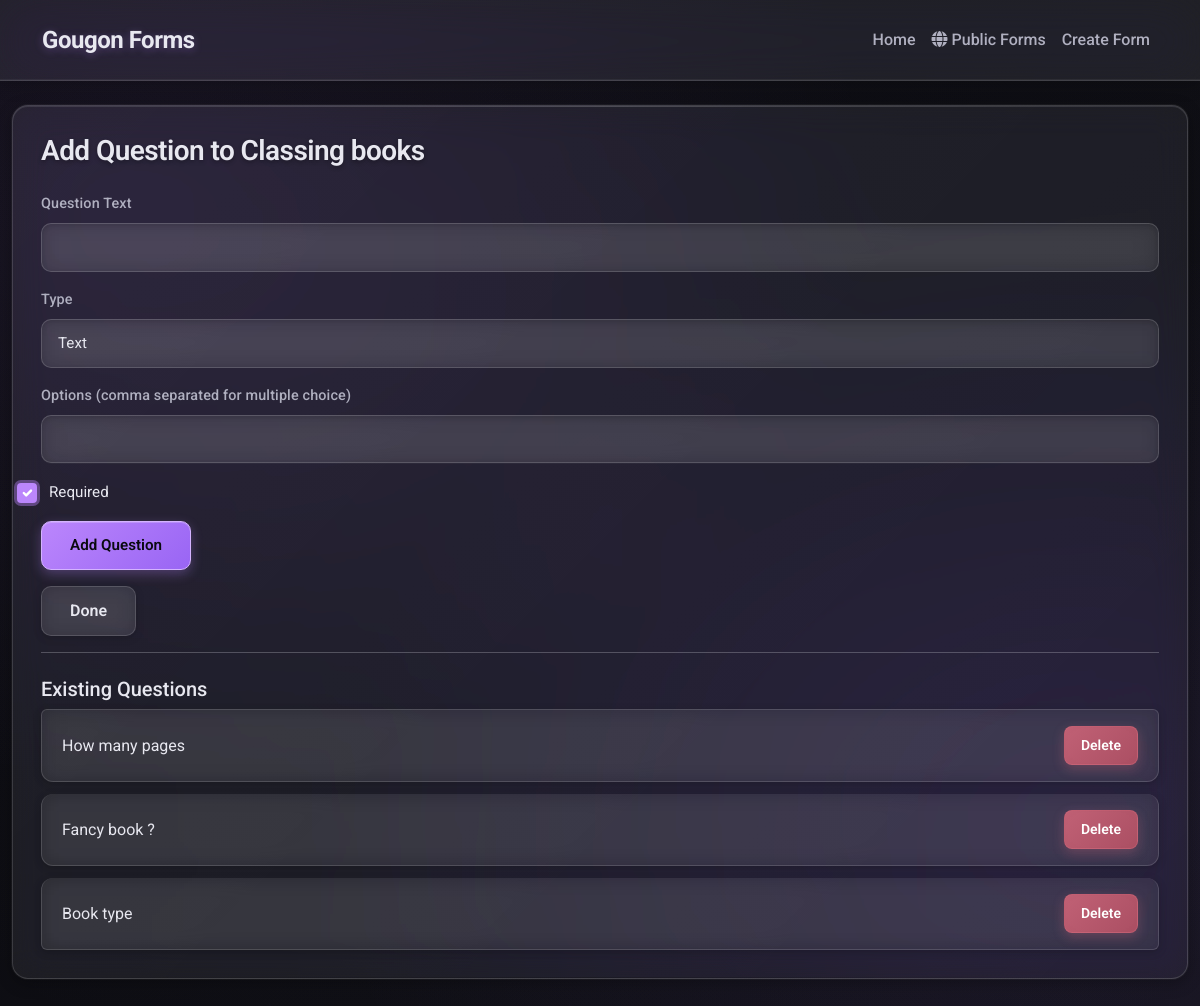
Page /form/1/add_question on the committed database.
### myproject/models.py (models this page shows, shortened)
class Form(db.Model):
    __tablename__ = 'forms'
    id = db.Column(db.Integer, primary_key=True)
    title = db.Column(db.String(50) , nullable=False)
    is_public = db.Column(db.Boolean, nullable=False, default=False)
    questions = db.relationship(
        'Question', backref='form', lazy='dynamic', cascade='all, delete-orphan'
    )

class Question(db.Model):
    __tablename__ = 'questions'
    id = db.Column(db.Integer, primary_key=True)
    text = db.Column(db.String(200), nullable=False)
    question_type = db.Column(db.String(20), nullable=False, default='text')
    form_id = db.Column(db.Integer, db.ForeignKey('forms.id'), nullable=False)
    is_required = db.Column(db.Boolean, nullable=False, default=True)
    answers = db.relationship(
        'Answer', backref='question', lazy='dynamic', cascade='all, delete-orphan'
    )
    options = db.relationship(
        'Option', backref='question', lazy='dynamic', cascade='all, delete-orphan'
    )

### myproject/__init__.py (the view, shortened to what this page needs)
@app.route('/form/<int:form_id>/add_question', methods=['GET', 'POST'])
def add_question(form_id):
    form = models.Form.query.get_or_404(form_id)
    return render_template('add_question.html', form=form)

### myproject/templates/add_question.html (shortened to what this page needs)
{% extends 'base.html' %}
{% block content %}
<div class="card">
<div class="card-body">
<h1 class="card-title mb-4">Add Question to {{ form.title }}</h1>
<form method="post" class="mb-3">
  <div class="mb-3">
    <label class="form-label">Question Text</label>
    <input class="form-control" type="text" name="text" required>
  </div>
  <div class="mb-3">
    <label class="form-label">Type</label>
    <select class="form-select" name="question_type">
      <option value="text">Text</option>
    </select>
  </div>
  <div class="mb-3">
    <label class="form-label">Options (comma separated for multiple choice)</label>
    <input class="form-control" type="text" name="options">
  </div>
  <div class="form-check mb-3">
    <input class="form-check-input" type="checkbox" name="is_required" id="req" checked>
    <label class="form-check-label" for="req">Required</label>
  </div>
  <button class="btn btn-primary" type="submit">Add Question</button>
</form>
<a class="btn btn-secondary" href="{{ url_for('fill_form', form_id=form.id) }}">Done</a>
<hr>
<h5 class="mt-4">Existing Questions</h5>
<ul class="list-group">
{% for q in form.questions %}
  <li class="list-group-item d-flex justify-content-between align-items-center">
    <span>{{ q.text }}{% if not q.is_required %} (optional){% endif %}</span>
    <form method="post" action="{{ url_for('delete_question', question_id=q.id) }}" class="d-inline">
      <button class="btn btn-sm btn-danger" onclick="return confirm('Delete question?');">Delete</button>
    </form>
  </li>
{% endfor %}
</ul>
</div>
</div>
{% endblock %}

### rows in the picture
Form: title "Classing books"
Question: text "How many pages"
Question: text "Fancy book ?"
Question: text "Book type"
